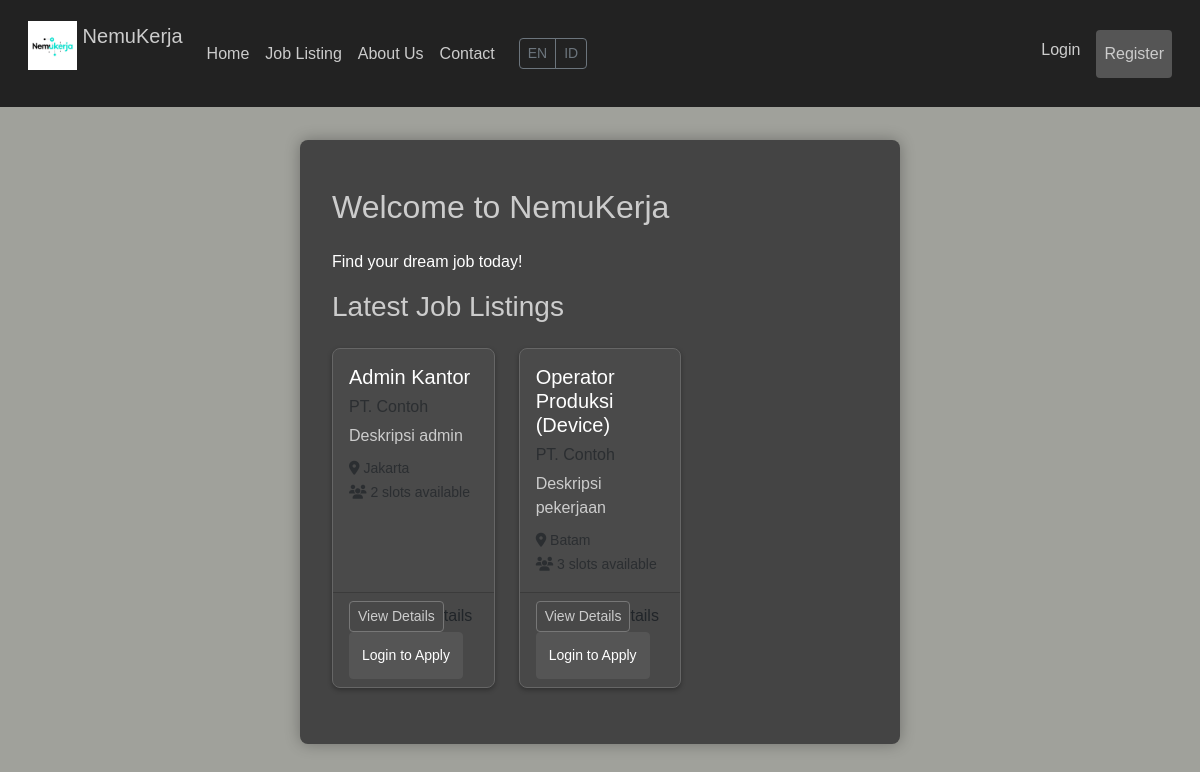
Before: / with the older database file.
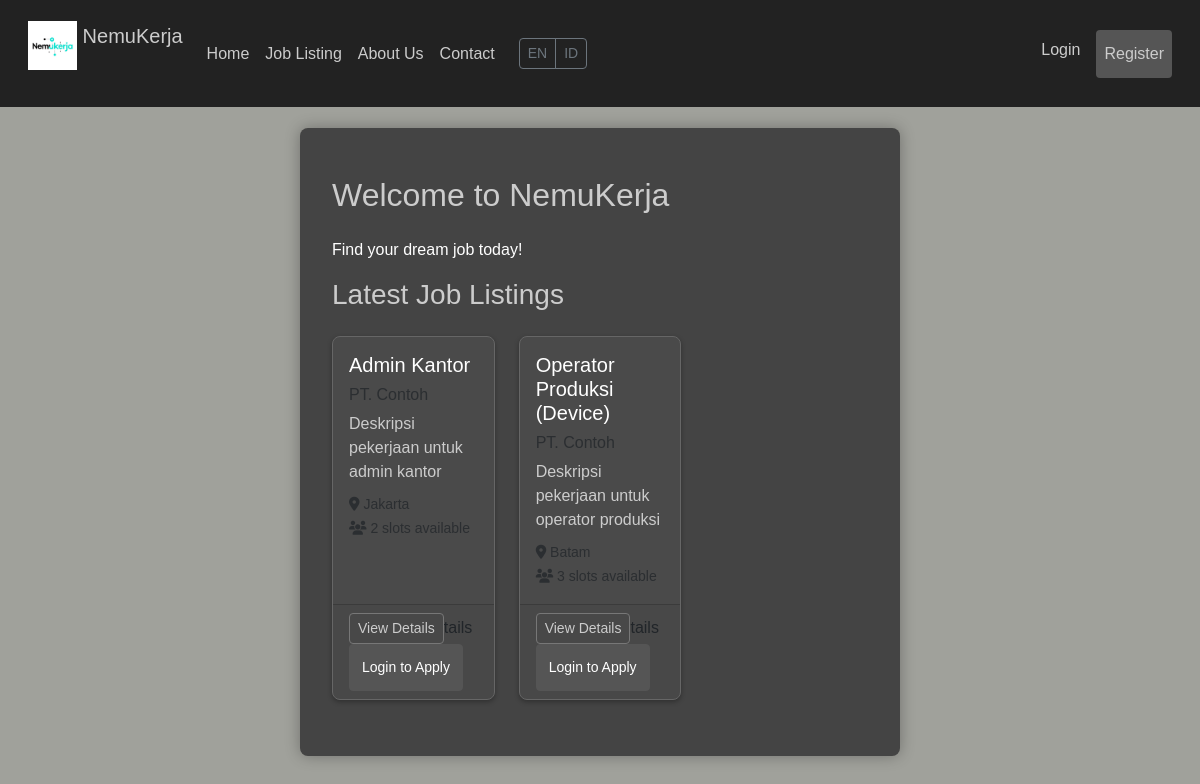
After: the same page with the newer database file.
### models.py (models this page shows)
class Job(db.Model):
    __tablename__ = 'job'
    __table_args__ = {'extend_existing': True}
    id = db.Column(db.Integer, primary_key=True)
    title = db.Column(db.String(100), nullable=False)
    location = db.Column(db.String(100), nullable=False)
    description = db.Column(db.Text, nullable=False)
    slots = db.Column(db.Integer, nullable=False)
    is_open = db.Column(db.Boolean, default=True)
    company_id = db.Column(db.Integer, db.ForeignKey('company.id'), nullable=False)
    created_at = db.Column(db.DateTime, default=datetime.utcnow)
    applications = db.relationship('Application', backref='job', lazy=True)

class Company(db.Model):
    __tablename__ = 'company'
    __table_args__ = {'extend_existing': True}
    id = db.Column(db.Integer, primary_key=True)
    user_id = db.Column(db.Integer, db.ForeignKey('user.id'), nullable=False)
    company_name = db.Column(db.String(100), nullable=False)
    description = db.Column(db.Text)
    website = db.Column(db.String(200))
    created_at = db.Column(db.DateTime, default=datetime.utcnow)
    jobs = db.relationship('Job', backref='company', lazy=True)

### app.py (the view)
    @app.route('/')
    def index():
        jobs = Job.query.filter_by(is_open=True).order_by(Job.created_at.desc()).all()
        return render_template('base.html', jobs=jobs)

### templates/base.html (shortened to what the changed rows need)
<!DOCTYPE html>
<html lang="en">
<head>
    <link href="https://cdn.jsdelivr.net/npm/bootstrap@5.3.2/dist/css/bootstrap.min.css" rel="stylesheet">
    <link rel="stylesheet" href="{{ url_for('static', filename='style.css') }}">
    <link rel="stylesheet" href="https://cdnjs.cloudflare.com/ajax/libs/font-awesome/6.4.0/css/all.min.css">
</head>
<body>
    <main class="main-content">
        {% block content %}
        <div class="container mt-5 pt-5">
            <h2>Welcome to NemuKerja</h2>
            <div class="row">
                {% for job in jobs %}
                <div class="col-md-6 col-lg-4 mb-4">
                    <div class="card h-100">
                        <div class="card-body">
                            <h5 class="card-title">{{ job.title }}</h5>
                            <h6 class="card-subtitle mb-2 text-muted">{{ job.company.company_name }}</h6>
                            <p class="card-text">{{ job.description[:100] }}{% if job.description|length > 100 %}...{% endif %}</p>
                            <p class="card-text">
                                <small class="text-muted">
                                    <i class="fas fa-map-marker-alt"></i> {{ job.location }}<br>
                                    <i class="fas fa-users"></i> {{ job.slots }} slots available
                                </small>
                            </p>
                        </div>
                        <div class="card-footer">
                           <button type="button" class="btn btn-outline-primary btn-sm"
                            onclick="showJobDetail('{{ job.id }}')">
                        View Details
                    </button>tails
                            {% if not current_user.is_authenticated %}
                                <a href="{{ url_for('login') }}" class="btn btn-primary btn-sm">Login to Apply</a>
                            {% elif current_user.role == 'user' %}
                                <a href="{{ url_for('apply', job_id=job.id) }}" class="btn btn-primary btn-sm">Apply Now</a>
                            {% endif %}
                        </div>
                    </div>
                </div>
                {% else %}
                <div class="col-12">
                    <p>No jobs available at the moment.</p>
                </div>
                {% endfor %}
            </div>
        </div>
        {% endblock %}
    </main>
</body>
</html>

Changed rows visible on the page:
changed Job "Admin Kantor": description "Deskripsi admin" → "Deskripsi pekerjaan untuk admin kantor"
changed Job "Operator Produksi (Device)": description "Deskripsi pekerjaan" → "Deskripsi pekerjaan untuk operator produksi"
